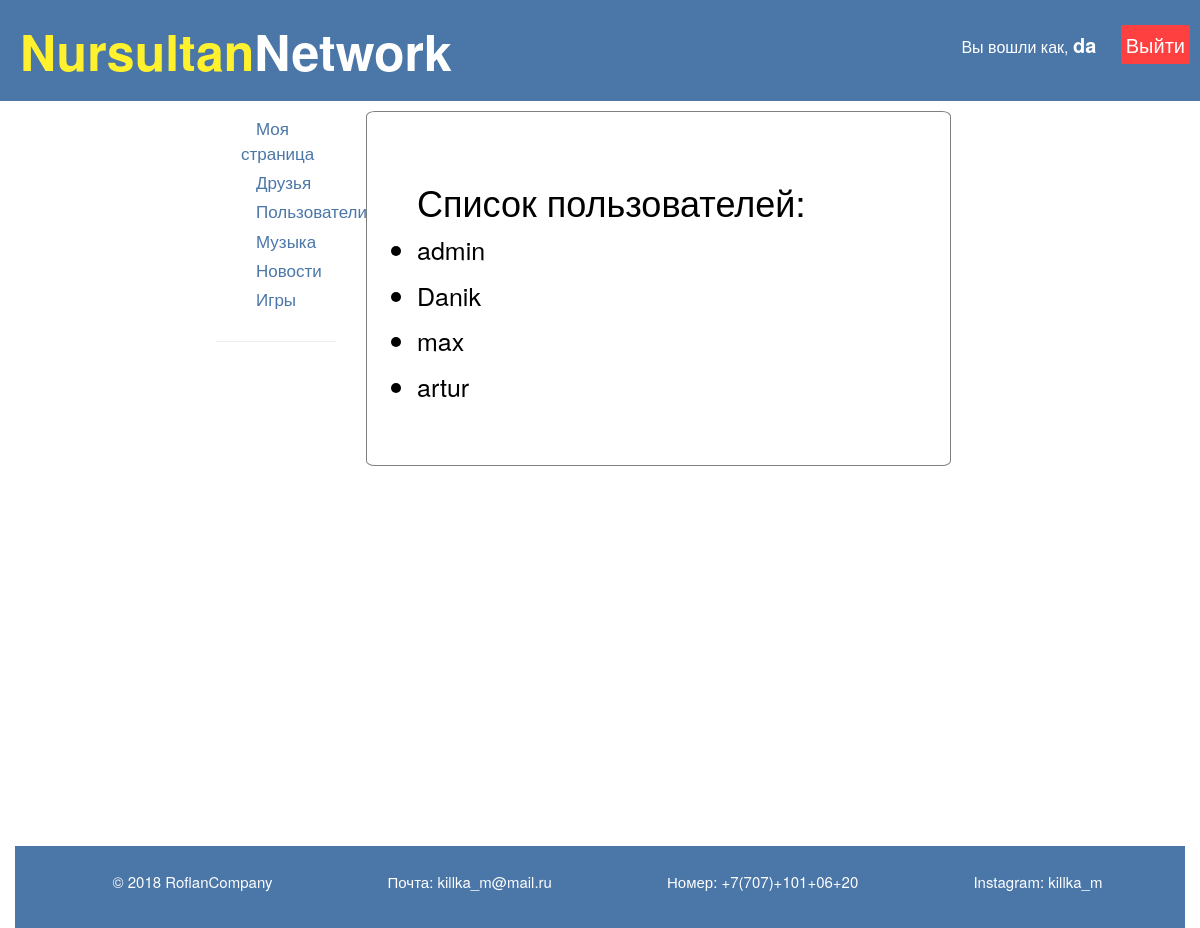
Page /users/ (signed in) on the earlier database version.
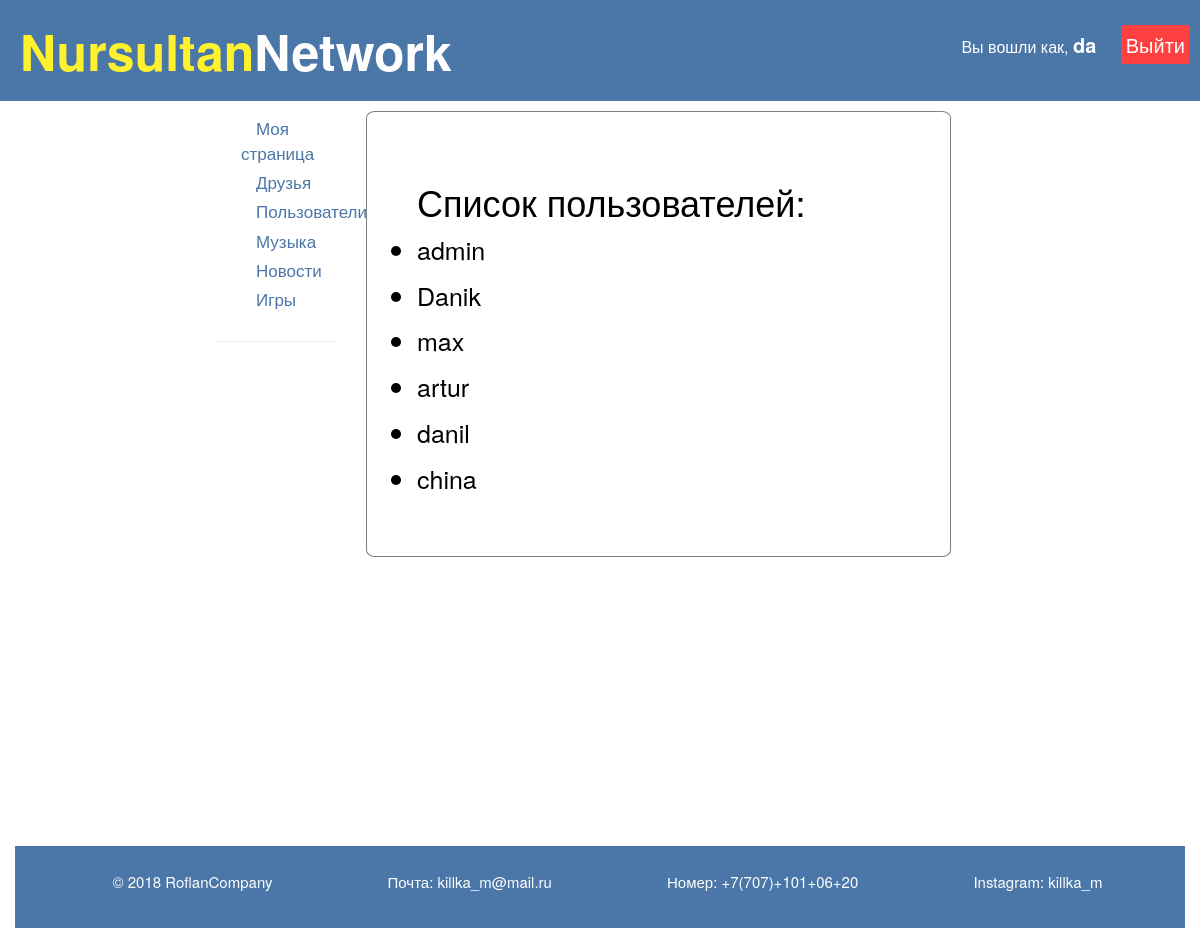
Same page on the later database version.
### friends/models.py (models this page shows)
class Profile(models.Model):
    user = models.OneToOneField(settings.AUTH_USER_MODEL, on_delete=models.CASCADE)
    slug = models.SlugField()
    friends = models.ManyToManyField("Profile", blank=True)
    def __str__(self):
        return str(self.user.username)
    def get_absolute_url(self):
    	return "/users/{}".format(self.slug)

### friends/views.py (the view)
# urls.py: path('', views.users_list, name='list'),
def users_list(request):
	users = Profile.objects.exclude(user=request.user)
	context = {
		'users': users
	}
	return render(request, "friends/user_list.html", context)

### friends/templates/friends/user_list.html (shortened to what this page needs)
{% extends '../mysocial/base.html' %}
{% block content %}
<div class="users_container border">
<h1>Список пользователей:</h1>
<ul>
	{% for user_p in users %}
        {% if not user_p in friends %}
		<li style="font-size: 25px;">
			<a href="{{ user_p.get_absolute_url }}">{{ user_p }}</a>
		</li>
</ul>
<ul>
        {% else %}
        <li>
            <p>hshshshsh</p>
            <a href="{{ user_p.get_absolute_url }}">{{ friends }}</a>
        </li>
</ul>
        {% endif %}
{% endfor %}
</div>
{% endblock %}

Differences in the rows shown:
added Profile: user.username "danil"
added Profile: user.username "china"
